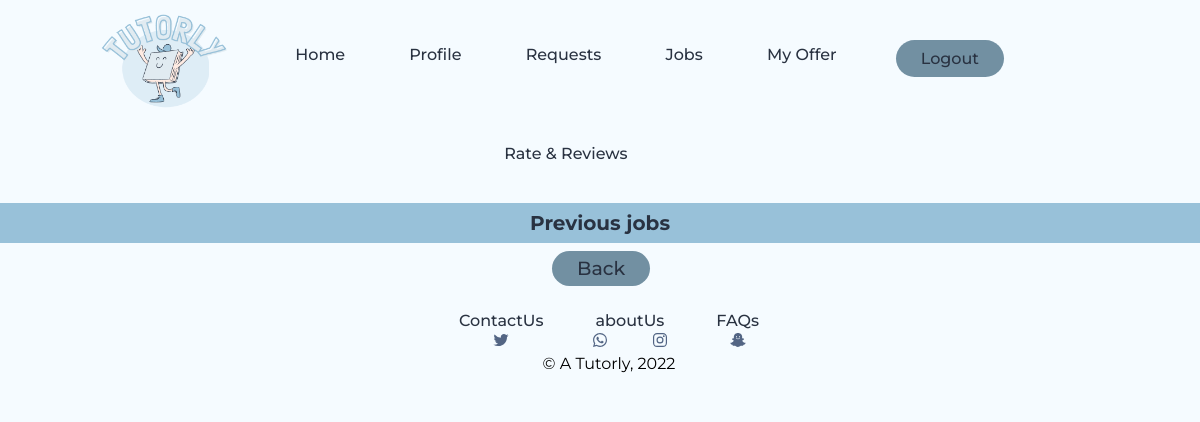
The page /php_files/Previousjobs.php (signed in) on the database as committed earlier.
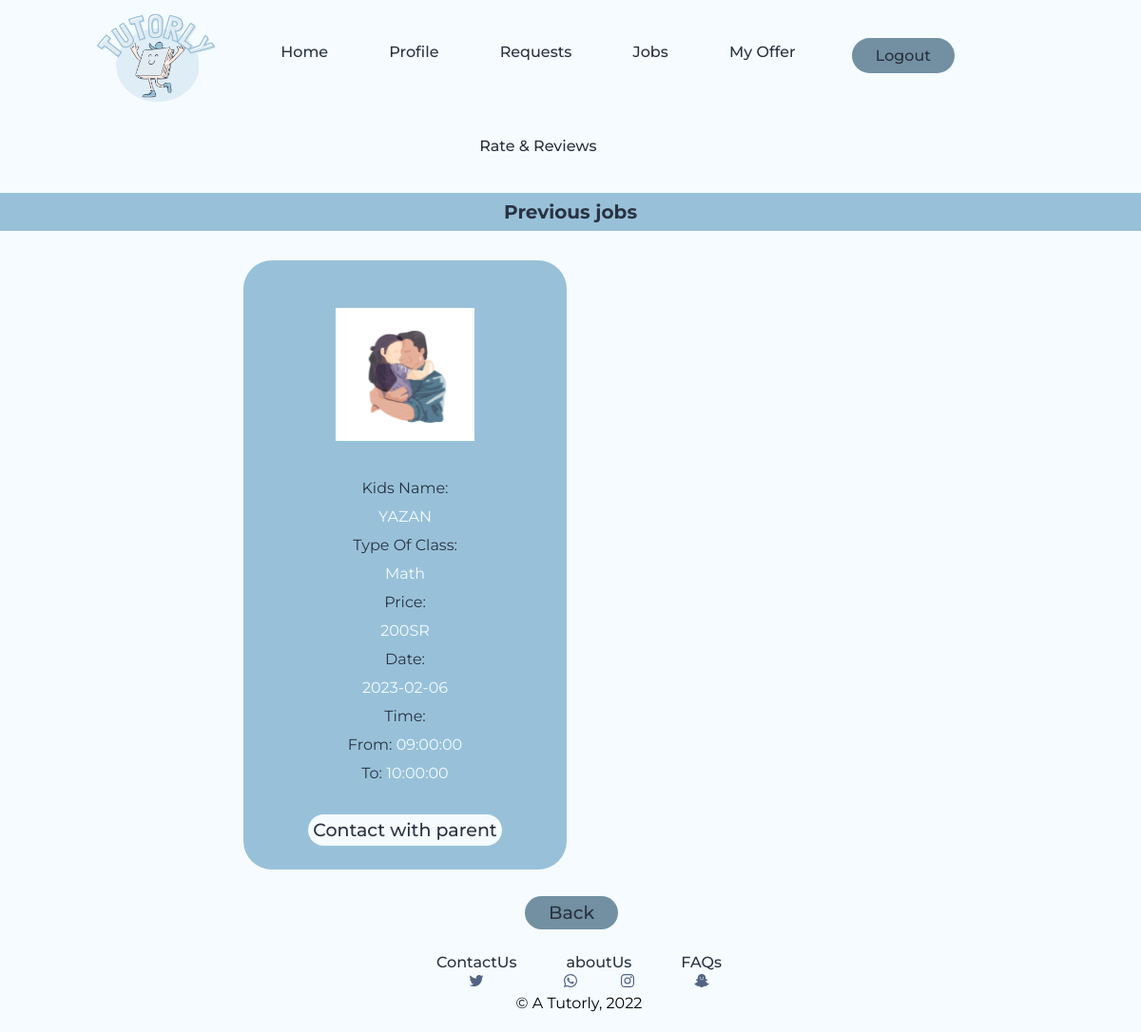
The same page on the database as committed later.
### tables this page shows
CREATE TABLE `offer` (
  `id` int(30) NOT NULL,
  `price` int(110) NOT NULL,
  `tutorName` varchar(200) NOT NULL,
  `RequestID` int(11) NOT NULL,
  `offerstatus` varchar(2000) NOT NULL,
  `tutorEmail` varchar(100) NOT NULL,
  `startDate` date NOT NULL,
  `startTime` time NOT NULL,
  `endTime` time NOT NULL
);

CREATE TABLE `parent` (
  `email` varchar(200) NOT NULL,
  `password` varchar(30) NOT NULL,
  `firstName` varchar(30) NOT NULL,
  `lastName` varchar(30) NOT NULL,
  `city` varchar(100) NOT NULL,
  `Location` varchar(200) NOT NULL,
  `img` varchar(100) NOT NULL
);

CREATE TABLE `kids` (
  `ID` int(11) NOT NULL,
  `kidName` varchar(200) NOT NULL,
  `kidAge` int(11) NOT NULL
);

CREATE TABLE `requests` (
  `TypeOfClass` varchar(100) NOT NULL,
  `ID` int(11) NOT NULL,
  `status` varchar(100) NOT NULL,
  `parentEmail` varchar(255) DEFAULT NULL,
  `startDate` date NOT NULL,
  `startTime` time NOT NULL,
  `endTime` time NOT NULL,
  `comments` text NOT NULL,
  `created_at` datetime NOT NULL DEFAULT current_timestamp() ON UPDATE current_timestamp()
);

### php_files/Previousjobs.php (the view, shortened to what this page needs)
<!DOCTYPE html>
<html>
    <head>
    <link rel ="stylesheet" type= "text/css" href="../css_files/common.css">
    <link rel ="stylesheet" type= "text/css" href="../css_files/TutorsOffers.css">
    </head>
     <body>
     <?php include("../php_files/tutorHeader.php");?>
            <h2>Previous jobs</h2>
        <?php
         $servername= "localhost";
         $username= "root" ;
         $password= "";
         $dbname= "381" ;
         $connection= mysqli_connect($servername,$username,$password,$dbname);
         $session_email= $_SESSION['email'];
         $sql = "SELECT * FROM `offer`  INNER JOIN requests
         ON requests.ID = offer.RequestID INNER JOIN parent
         ON parent.email  = requests.parentEmail   where offer.tutorEmail ='$session_email' and offer.offerstatus='accepted'";
         $userFound = mysqli_query($connection,$sql);
         if($userFound) {
            if (mysqli_num_rows($userFound) > 0) {
                while ($row = mysqli_fetch_assoc($userFound)) {
                    if (date('Y-m-d') > $row['startDate']) {
        ?>
<div class="Previousjobs">
                    <p class="container" style="width: 340px; height: auto;">
                     <img src="../images/<?php echo $row['img']; ?>" class="pic"  height="190" style="padding:20px;" alt="parent picture"><br>
                     <?php $id= $row['ID'];
                     $sql_kids = "SELECT * FROM `kids`   where ID ='$id' ";
                     $userFound_kids = mysqli_query($connection,$sql_kids);
                     if($userFound_kids) {
                        if (mysqli_num_rows($userFound_kids) > 0) {
                        while($row_kids= mysqli_fetch_assoc($userFound_kids)){
                         if($id==$row_kids['ID']){
                             $name= $row_kids['kidName'];
                         }?>
                        <label class="nameLabel">Kids Name:</label><br>
                        <label class="Name"><?php echo $name; ?></label><br>
                    <?php
                    }
                }} ?>
                     <label class="priceLabel"> Type Of Class: </label><br>
                     <label class="Price"><?php echo $row['TypeOfClass']; ?> </label><br>
                     <label class="priceLabel"> Price: </label><br>
                     <label class="Price"><?php echo $row['price'];?>SR</label><br>
                     <label class="DateLabel"> Date: </label><br>
                     <label class="Date"><?php echo $row['startDate']; ?> </label><br>
                     <label class="TimeLabel"> Time: </label><br>
                     <label class="TimeLabel"> From: </label>
                     <label class="Time"> <?php echo $row['startTime']; ?></label><br>
                     <label class="TimeLabel"> To: </label>
                     <label class="Time"> <?php echo $row['endTime']; ?></label> <br><br>
                     <a class ="email" href="mailto:<?php echo($row['parentEmail']);?>; ?>">Contact with parent</a>
                     </p>
                     </div>
                     <?php }
}
}
}?>
                <br>
                <p><a class= "button1" style="margin-left:46%;" href="../php_files/HomePageTutor.php">Back</a></p>
                <br>
                <?php include("../php_files/footer.php");?>
         </body>
    </html>

Rows that differ between the two databases and show on the page:
now on this page (row edited): offer: parent.img (picture), RequestID.TypeOfClass "Math", price "200", RequestID.startDate "2023-02-06", RequestID.startTime "09:00:00", RequestID.endTime "10:00:00"
now on this page (row edited): kids: kidName "YAZAN"
